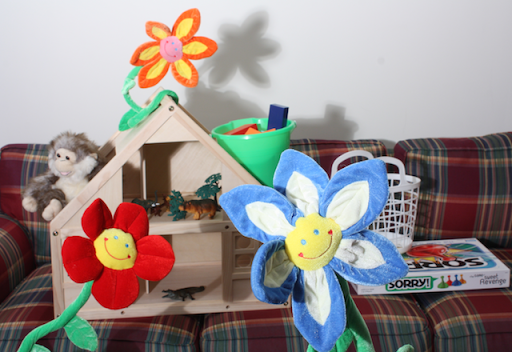
%> input picture octave/left_img.png, 512 x 352 px
$ octave match_strips.m   (GNU Octave 9; MATLAB toolbox functions it lacks are replaced by stand-ins)
%> lines starting %> are read from the running program, lines starting %| are printed output that depends on the picture
1;
% TODO: Match two strips to compute disparity values
function disparity = match_strips(strip_left, strip_right, b)
    % For each non-overlapping patch/block of width b in the left strip,
    %   find the best matching position (along X-axis) in the right strip.
    % Return a vector of disparities (left X-position - right X-position).
    % Note: Only consider whole blocks that fit within image bounds.
endfunction

% Find best match for a patch in a given strip (SSD)
% Note: You may use this or roll your own
function best_x = find_best_match(patch, strip)
    min_diff = Inf;
    best_x = 0; % column index (x value) of topleft corner; haven't found it yet
    for x = 1:(size(strip)(2) - size(patch)(2))
        other_patch = strip(:, x:(x + size(patch)(2) - 1));
        diff = sumsq((patch - other_patch)(:));
        if diff < min_diff
            min_diff = diff;
            best_x = x;
        endif
    endfor
endfunction

pkg load image;

% Test code:

%% Load images
left = imread('left_img.png');
%> left is the input picture: size 352x512x3 uint8; mean R, G, B 151.8, 143, 141.2
right = imread('right_img.png');
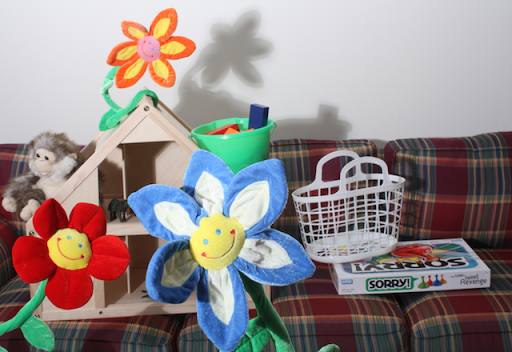
%> input picture octave/right_img.png, 512 x 352 px
%> right is the input picture: size 352x512x3 uint8; mean R, G, B 147.2, 138.6, 137.9
figure, imshow(left);
figure, imshow(right);

%% Convert to grayscale, double, [0, 1] range for easier computation
left_gray = double(rgb2gray(left)) / 255.0;
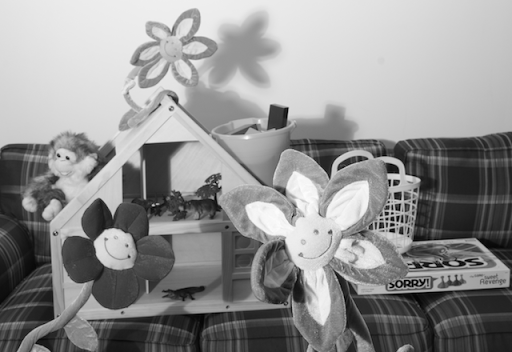
%> left_gray: size 352x512 double; min 0, max 0.992, mean 0.57
right_gray = double(rgb2gray(right)) / 255.0;
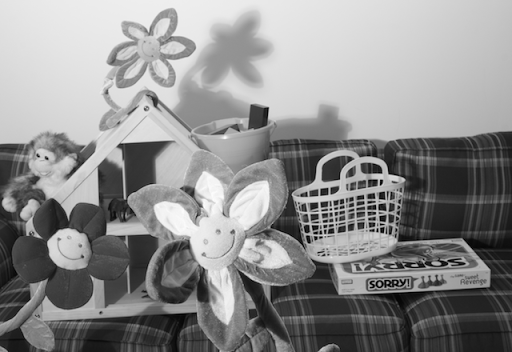
%> right_gray: size 352x512 double; min 0, max 0.996, mean 0.553

%% Define strip row (y) and square block size (b)
y = 120;
b = 100;

%% Extract strip from left image
strip_left = left_gray(y:(y + b - 1), :);
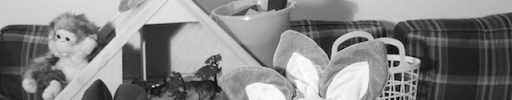
%> strip_left: size 100x512 double; min 0, max 0.992, mean 0.524
figure, imshow(strip_left);

%% Extract strip from right image
strip_right = right_gray(y:(y + b - 1), :);
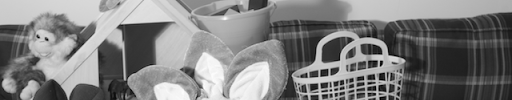
%> strip_right: size 100x512 double; min 0, max 0.996, mean 0.501
figure, imshow(strip_right);

%% Now match these two strips to compute disparity values
%disparity = match_strips(strip_left, strip_right, b);
%disp(disparity);
%figure, plot(disparity);
